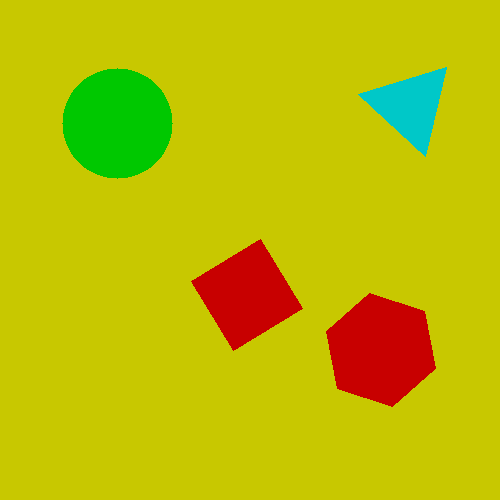
#> input picture images/d3961930-b0cd-4532-b983-4134559eea46.png, 500 x 500 px, found by its file name
$ python test.py
#> lines starting #> are read from the running program, lines starting #| are printed output that depends on the picture; after the words box and inside, x2 and y2 are one past the last pixel; in counts of white or black regions, pixels touching at a corner belong together
import cv2
import numpy as np
import math

my_photo = cv2.imread('C:/NTO/images/d3961930-b0cd-4532-b983-4134559eea46.png')
#> my_photo is the input picture: shape (500, 500, 3); mean B, G, R 3, 187.6, 189.4
img_grey =cv2.cvtColor(my_photo,cv2.COLOR_BGR2GRAY)
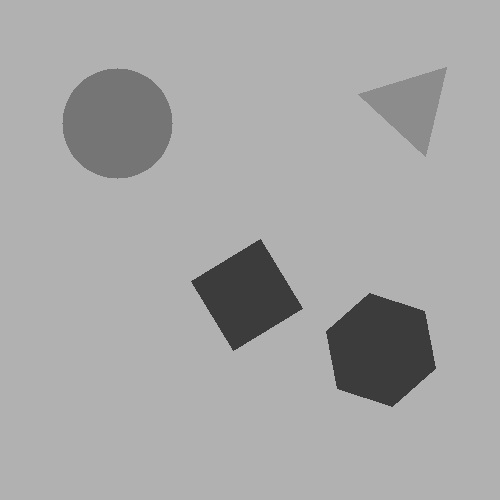
#> img_grey: shape (500, 500); min 60, max 177, mean 166.9
img_grey = cv2.Canny(my_photo,100,200)
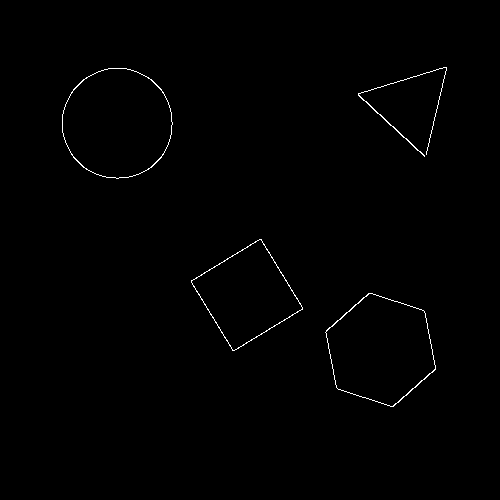
#> img_grey: shape (500, 500); 0.55% white in thin lines or dots, all inside (x1, y1, x2, y2) = (62, 67, 447, 407)

thresh = 100

#get threshold image
ret,thresh_img = cv2.threshold(img_grey, thresh, 255, cv2.THRESH_BINARY)
#> ret = 100

#find contours
contours, hierarchy = cv2.findContours(thresh_img, cv2.RETR_EXTERNAL, cv2.CHAIN_APPROX_SIMPLE)
#> contours = 4 contours; box (x1, y1, x2, y2) and area: (62, 68, 173, 179) 9500, (325, 293, 436, 407) 8855, (191, 239, 303, 351) 6691, (358, 67, 447, 157) 57
contours = sorted(contours, key= cv2.contourArea,reverse=True)
#create an empty image for contours
img_contours = np.uint8(np.zeros((my_photo.shape[0],my_photo.shape[1])))

cv2.drawContours(my_photo, contours, -1, (0,255,0), 3)
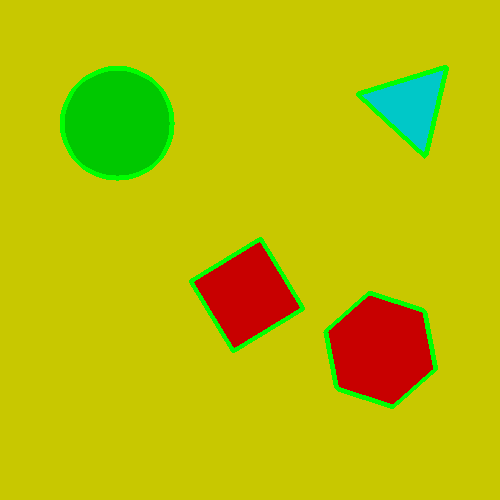
#> my_photo: shape (500, 500, 3); 2.31% of pixels changed, all inside (x1, y1, x2, y2) = (60, 65, 449, 409)
cv2.imshow('origin', my_photo) # выводим итоговое изображение в окно
cv2.imshow('res', img_contours) # выводим итоговое изображение в окно

shapes = []
for cnt in contours:
    approx = cv2.approxPolyDP(cnt, 0.01*cv2.arcLength(cnt, True), True)
    if len(approx) == 3:
        shapes.append("triangle")
    elif len(approx) == 4:
        x,y,w,h = cv2.boundingRect(cnt)
        if abs(w-h) <= 10:
            shapes.append("square")
        else:
            shapes.append("rectangle")
    elif len(approx) > 4 and len(approx) <= 6:
        shapes.append("polygon")
    else:
        shapes.append("circle")
#> this loop made 4 passes
#> (approx, x, y, w, h) on pass 3: ([[261, 239], [191, 280], [232, 350], [302, 309]], 191, 239, 112, 112)
#> after the loop, shapes = ['circle', 'polygon', 'square', 'polygon']

num_shapes = len(shapes)
#> num_shapes = 4

print("Количество фигур: ", num_shapes)
#| Количество фигур:  4
print("Типы фигур: ", shapes)
#| Типы фигур:  ['circle', 'polygon', 'square', 'polygon']
distances = []
for i in range(num_shapes):
    for j in range(i+1, num_shapes):
        cnt1 = contours[i]
        cnt2 = contours[j]
        cv2.line(my_photo, cnt1[0][0],cnt2[0][0], (0,255,0), 3)
        dist = math.sqrt((cnt1[0][0][0]-cnt2[0][0][0])**2 + (cnt1[0][0][1]-cnt2[0][0][1])**2)
        distances.append((shapes[i], shapes[j], dist))
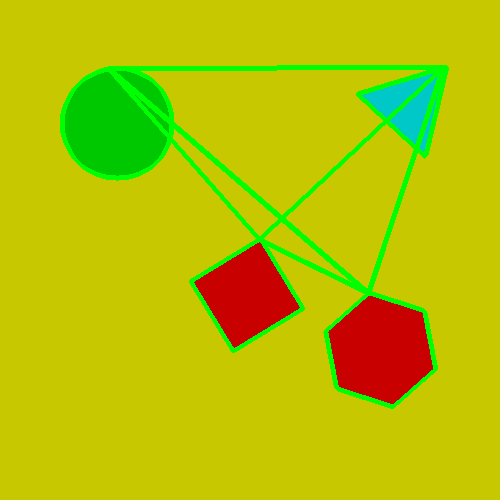
#> my_photo: shape (500, 500, 3); 2.73% of pixels changed, all inside (x1, y1, x2, y2) = (108, 65, 444, 294)
#> after the loop, distances = [('circle', 'polygon', 343.8), ('circle', 'square', 228.1), ('circle', 'polygon', 335), ('polygon', 'square', 121.6), ('polygon', 'polygon', 238.1), ('square', 'polygon', 251.9)]

# вывод результатов
print("Расстояния между фигурами:")
for d in distances:
    print("- между", d[0], "и", d[1], ":", round(d[2], 2), "пикселей")
#> this loop made 6 passes
#| - между circle и polygon : 343.84 пикселей
#| - между circle и square : 228.13 пикселей
#| - между circle и polygon : 335.0 пикселей
#| - между polygon и square : 121.64 пикселей
#| - между polygon и polygon : 238.12 пикселей
#| - между square и polygon : 251.87 пикселей
cv2.waitKey()
cv2.destroyAllWindows()

$ run again, with images/1c3b4119-11ad-4f2f-9573-5e3afa5fdd09.png copied over images/d3961930-b0cd-4532-b983-4134559eea46.png
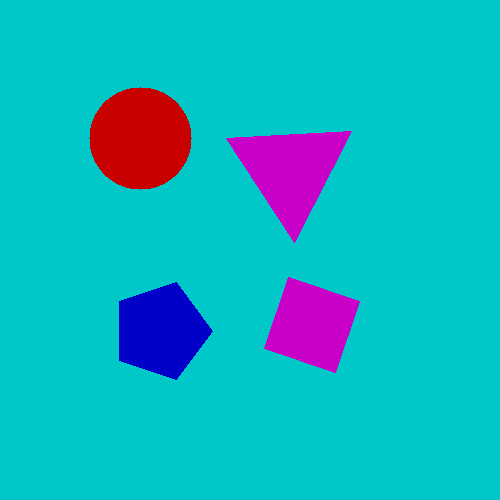
#> input picture images/1c3b4119-11ad-4f2f-9573-5e3afa5fdd09.png, 500 x 500 px, found by its file name
#> my_photo is the input picture: shape (500, 500, 3); mean B, G, R 193.5, 178.3, 16.7
#> `img_grey = cv2.Canny(my_photo,100,200)`:
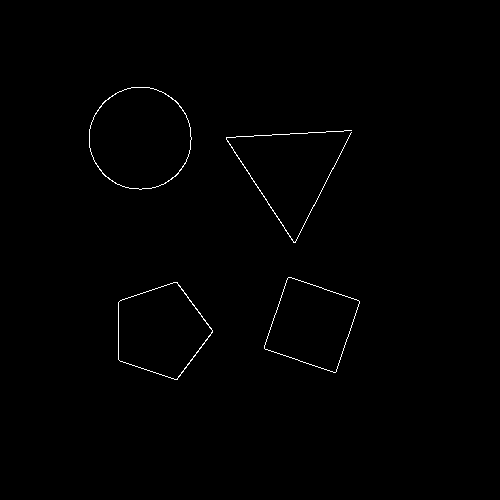
#> img_grey: shape (500, 500); 0.53% white in thin lines or dots, all inside (x1, y1, x2, y2) = (89, 87, 360, 380)
#> ret = 100
#> contours = 4 contours; box (x1, y1, x2, y2) and area: (89, 87, 192, 190) 8194, (118, 282, 213, 380) 6371, (264, 277, 360, 373) 5757, (226, 130, 352, 243) 34
#> the loop `for cnt in contours:` made 4 passes
#> (approx, x, y, w, h) on pass 3: ([[288, 277], [264, 348], [335, 372], [359, 301]], 264, 277, 96, 96)
#> after the loop `for cnt in contours:`: shapes = ['circle', 'polygon', 'square', 'polygon']
#> num_shapes = 4
#| Количество фигур:  4
#| Типы фигур:  ['circle', 'polygon', 'square', 'polygon']
#> after the loop `for i in range(num_shapes):`:
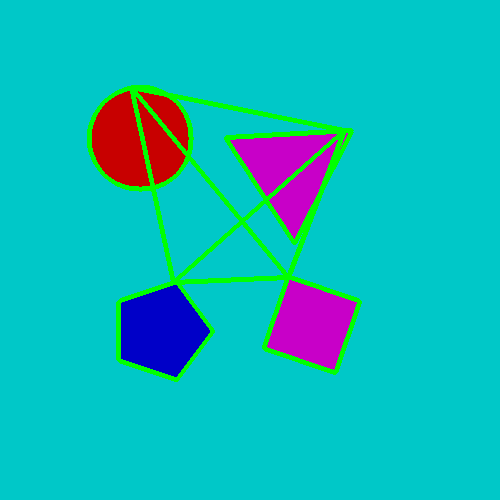
#> my_photo: shape (500, 500, 3); mean B, G, R 186.1, 184.1, 13.7
#> after the loop `for i in range(num_shapes):`: distances = [('circle', 'polygon', 199.5), ('circle', 'square', 246.5), ('circle', 'polygon', 217.3), ('polygon', 'square', 115.1), ('polygon', 'polygon', 228.8), ('square', 'polygon', 157.3)]
#> the loop `for d in distances:` made 6 passes
#> (printed output is left out)

$ run again, with images/1dff7734-1951-467b-a3ba-d552618fa57d.png copied over images/d3961930-b0cd-4532-b983-4134559eea46.png
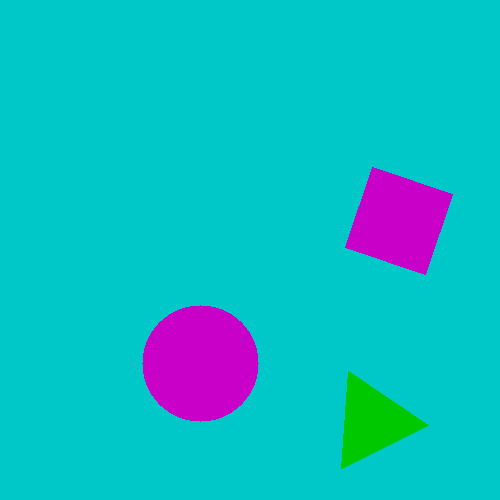
#> input picture images/1dff7734-1951-467b-a3ba-d552618fa57d.png, 500 x 500 px, found by its file name
#> my_photo is the input picture: shape (500, 500, 3); mean B, G, R 196.6, 185.7, 14.3
#> `img_grey = cv2.Canny(my_photo,100,200)`:
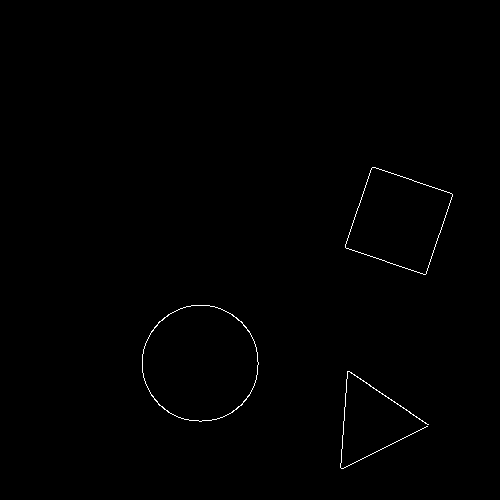
#> img_grey: shape (500, 500); 0.4% white in thin lines or dots, all inside (x1, y1, x2, y2) = (142, 167, 453, 469)
#> ret = 100
#> contours = 3 contours; box (x1, y1, x2, y2) and area: (142, 305, 259, 422) 10578, (345, 167, 453, 275) 7287, (340, 371, 429, 469) 28
#> the loop `for cnt in contours:` made 3 passes
#> (approx, x, y, w, h) on pass 2: ([[372, 167], [345, 247], [425, 274], [452, 194]], 345, 167, 108, 108)
#> after the loop `for cnt in contours:`: shapes = ['circle', 'square', 'polygon']
#> num_shapes = 3
#| Количество фигур:  3
#| Типы фигур:  ['circle', 'square', 'polygon']
#> after the loop `for i in range(num_shapes):`:
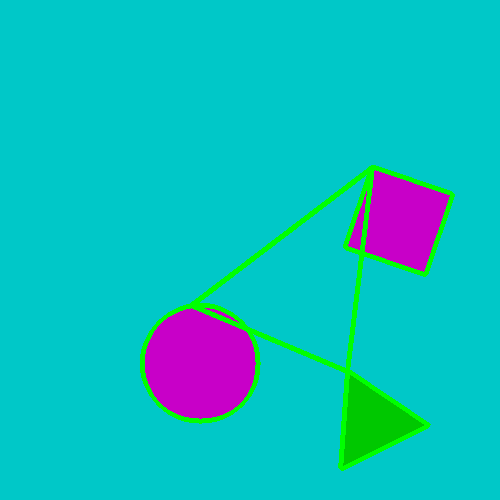
#> my_photo: shape (500, 500, 3); mean B, G, R 191.2, 189.1, 12.5
#> after the loop `for i in range(num_shapes):`: distances = [('circle', 'square', 227.6), ('circle', 'polygon', 169.4), ('square', 'polygon', 205.5)]
#> the loop `for d in distances:` made 3 passes
#> (printed output is left out)
